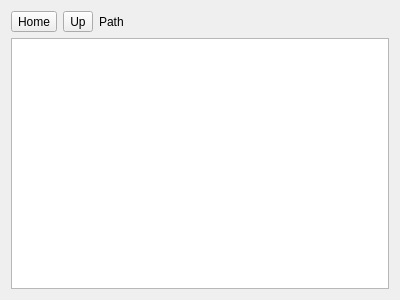
<?xml version="1.0" encoding="UTF-8"?>
<ui version="4.0">
 <class>FileManagerWidget</class>
 <widget class="QWidget" name="FileManagerWidget">
  <property name="geometry">
   <rect>
    <x>0</x>
    <y>0</y>
    <width>400</width>
    <height>300</height>
   </rect>
  </property>
  <property name="windowTitle">
   <string>Form</string>
  </property>
  <layout class="QVBoxLayout" name="verticalLayout">
   <item>
    <layout class="QHBoxLayout" name="horizontalLayout">
     <item>
      <widget class="QToolButton" name="homeButton">
       <property name="text">
        <string>Home</string>
       </property>
      </widget>
     </item>
     <item>
      <widget class="QToolButton" name="upButton">
       <property name="sizePolicy">
        <sizepolicy hsizetype="Minimum" vsizetype="Fixed">
         <horstretch>0</horstretch>
         <verstretch>0</verstretch>
        </sizepolicy>
       </property>
       <property name="text">
        <string>Up</string>
       </property>
      </widget>
     </item>
     <item>
      <widget class="QLabel" name="pathLabel">
       <property name="sizePolicy">
        <sizepolicy hsizetype="Expanding" vsizetype="Preferred">
         <horstretch>0</horstretch>
         <verstretch>0</verstretch>
        </sizepolicy>
       </property>
       <property name="text">
        <string notr="true">Path</string>
       </property>
       <property name="textFormat">
        <enum>Qt::PlainText</enum>
       </property>
       <property name="wordWrap">
        <bool>true</bool>
       </property>
      </widget>
     </item>
    </layout>
   </item>
   <item>
    <widget class="QTreeView" name="fileView">
     <property name="dragEnabled">
      <bool>true</bool>
     </property>
     <property name="dragDropMode">
      <enum>QAbstractItemView::DragOnly</enum>
     </property>
     <property name="defaultDropAction">
      <enum>Qt::IgnoreAction</enum>
     </property>
     <property name="selectionMode">
      <enum>QAbstractItemView::ExtendedSelection</enum>
     </property>
     <property name="selectionBehavior">
      <enum>QAbstractItemView::SelectItems</enum>
     </property>
     <property name="animated">
      <bool>true</bool>
     </property>
    </widget>
   </item>
  </layout>
 </widget>
 <resources/>
 <connections/>
</ui>
